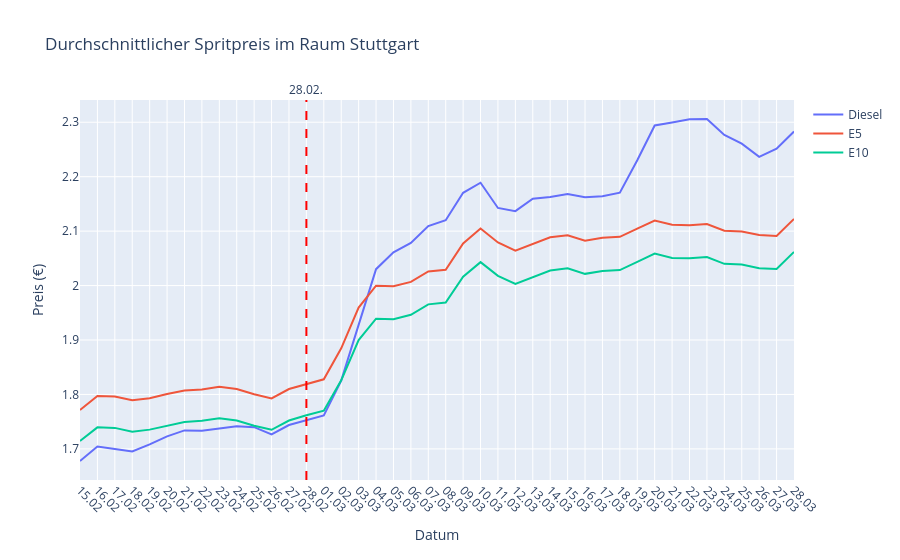

Notebook code cell kept with this figure:
### Code cell
# Durchschnittspreis pro Messpunkt (retrieval_date + retrieval_time)
df_avg = df_filled.groupby('retrieval_date')[['diesel', 'e5', 'e10']].mean().reset_index()

import plotly.graph_objects as go

fig = go.Figure()

fig.add_trace(go.Scatter(x=df_avg['retrieval_date'], y=df_avg['diesel'], name='Diesel', mode='lines'))
fig.add_trace(go.Scatter(x=df_avg['retrieval_date'], y=df_avg['e5'], name='E5', mode='lines'))
fig.add_trace(go.Scatter(x=df_avg['retrieval_date'], y=df_avg['e10'], name='E10', mode='lines'))

fig.update_layout(
    title='Durchschnittlicher Spritpreis im Raum Stuttgart',
    xaxis_title='Datum',
    yaxis_title='Preis (€)',
    hovermode='x unified'
)

fig.update_xaxes(
    dtick="D1",
    tickformat="%d.%m",
    tickangle=45
)


fig.add_vline(
    x=pd.Timestamp("2026-02-28").timestamp() * 1000,
    line_dash="dash",
    line_color="red",
    annotation_text="28.02.",
    annotation_position="top"
)

fig.show()

# Preisverlauf speichern
fig.write_image("assets/preisverlauf.png", width=1668, height=450)

### Figure 1 — Plotly figure (JSON) as saved in the notebook; plotly's stock layout.template omitted (floating-point values rounded to 4 significant figures)
{"data": [{"mode": "lines", "name": "Diesel", "type": "scatter", "x": ["2026-02-15", "2026-02-16", "2026-02-17", "2026-02-18", "2026-02-19", "2026-02-20", "2026-02-21", "2026-02-22", "2026-02-23", "2026-02-24", "2026-02-25", "2026-02-26", "2026-02-27", "2026-02-28", "2026-03-01", "2026-03-02", "2026-03-03", "2026-03-04", "2026-03-05", "2026-03-06", "2026-03-07", "2026-03-08", "2026-03-09", "2026-03-10", "2026-03-11", "2026-03-12", "2026-03-13", "2026-03-14", "2026-03-15", "2026-03-16", "2026-03-17", "2026-03-18", "2026-03-19", "2026-03-20", "2026-03-21", "2026-03-22", "2026-03-23", "2026-03-24", "2026-03-25", "2026-03-26", "2026-03-27", "2026-03-28"], "y": [1.678, 1.704, 1.7, 1.695, 1.708, 1.723, 1.734, 1.733, 1.737, 1.742, 1.74, 1.727, 1.744, 1.753, 1.761, 1.825, 1.928, 2.03, 2.061, 2.078, 2.109, 2.12, 2.17, 2.189, 2.143, 2.137, 2.16, 2.163, 2.168, 2.162, 2.164, 2.171, 2.23, 2.294, 2.3, 2.305, 2.306, 2.277, 2.261, 2.236, 2.251, 2.283]}, {"mode": "lines", "name": "E5", "type": "scatter", "x": ["2026-02-15", "2026-02-16", "2026-02-17", "2026-02-18", "2026-02-19", "2026-02-20", "2026-02-21", "2026-02-22", "2026-02-23", "2026-02-24", "2026-02-25", "2026-02-26", "2026-02-27", "2026-02-28", "2026-03-01", "2026-03-02", "2026-03-03", "2026-03-04", "2026-03-05", "2026-03-06", "2026-03-07", "2026-03-08", "2026-03-09", "2026-03-10", "2026-03-11", "2026-03-12", "2026-03-13", "2026-03-14", "2026-03-15", "2026-03-16", "2026-03-17", "2026-03-18", "2026-03-19", "2026-03-20", "2026-03-21", "2026-03-22", "2026-03-23", "2026-03-24", "2026-03-25", "2026-03-26", "2026-03-27", "2026-03-28"], "y": [1.771, 1.797, 1.796, 1.789, 1.793, 1.801, 1.807, 1.809, 1.814, 1.81, 1.801, 1.793, 1.81, 1.819, 1.828, 1.885, 1.959, 2.0, 1.999, 2.007, 2.026, 2.029, 2.077, 2.105, 2.079, 2.064, 2.076, 2.089, 2.092, 2.082, 2.088, 2.09, 2.105, 2.119, 2.112, 2.111, 2.113, 2.101, 2.099, 2.093, 2.091, 2.122]}, {"mode": "lines", "name": "E10", "type": "scatter", "x": ["2026-02-15", "2026-02-16", "2026-02-17", "2026-02-18", "2026-02-19", "2026-02-20", "2026-02-21", "2026-02-22", "2026-02-23", "2026-02-24", "2026-02-25", "2026-02-26", "2026-02-27", "2026-02-28", "2026-03-01", "2026-03-02", "2026-03-03", "2026-03-04", "2026-03-05", "2026-03-06", "2026-03-07", "2026-03-08", "2026-03-09", "2026-03-10", "2026-03-11", "2026-03-12", "2026-03-13", "2026-03-14", "2026-03-15", "2026-03-16", "2026-03-17", "2026-03-18", "2026-03-19", "2026-03-20", "2026-03-21", "2026-03-22", "2026-03-23", "2026-03-24", "2026-03-25", "2026-03-26", "2026-03-27", "2026-03-28"], "y": [1.715, 1.74, 1.739, 1.732, 1.735, 1.743, 1.749, 1.752, 1.756, 1.752, 1.743, 1.735, 1.752, 1.762, 1.77, 1.826, 1.9, 1.939, 1.938, 1.946, 1.965, 1.969, 2.016, 2.043, 2.018, 2.003, 2.015, 2.028, 2.032, 2.022, 2.027, 2.028, 2.044, 2.059, 2.051, 2.05, 2.052, 2.04, 2.039, 2.032, 2.031, 2.062]}], "layout": {"annotations": [{"showarrow": false, "text": "28.02.", "x": 1772236800000, "xanchor": "center", "xref": "x", "y": 1, "yanchor": "bottom", "yref": "y domain"}], "hovermode": "x unified", "shapes": [{"line": {"color": "red", "dash": "dash"}, "type": "line", "x0": 1772236800000, "x1": 1772236800000, "xref": "x", "y0": 0, "y1": 1, "yref": "y domain"}], "title": {"text": "Durchschnittlicher Spritpreis im Raum Stuttgart"}, "xaxis": {"dtick": "D1", "tickangle": 45, "tickformat": "%d.%m", "title": {"text": "Datum"}}, "yaxis": {"title": {"text": "Preis (€)"}}}}
